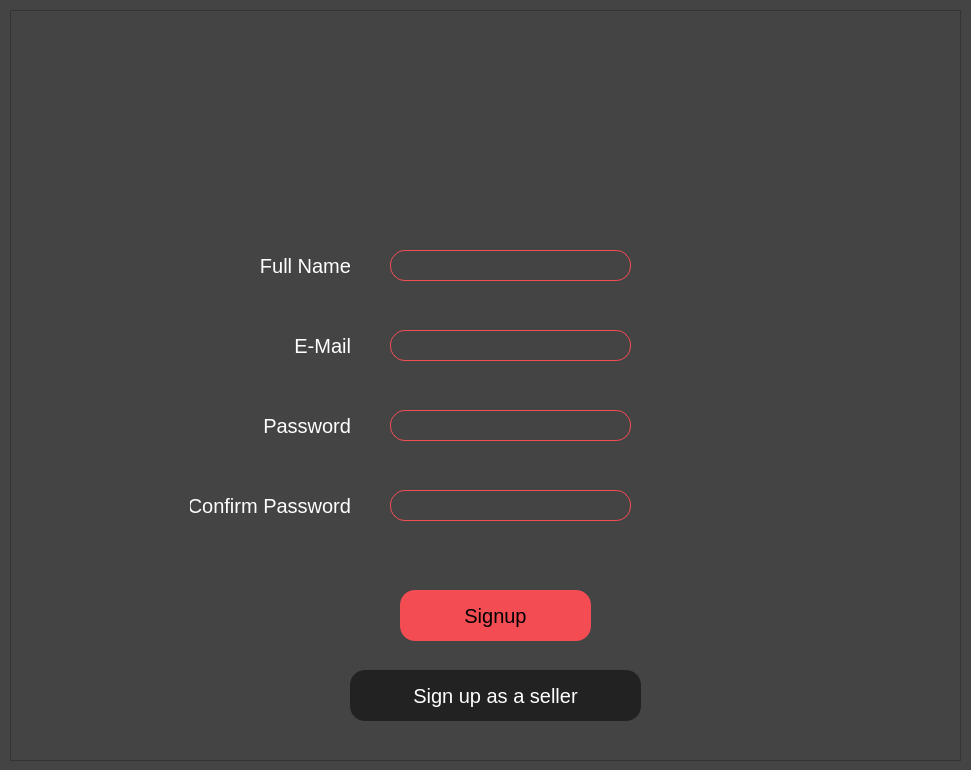
<?xml version="1.0" encoding="UTF-8"?>
<ui version="4.0">
 <class>Dialog</class>
 <widget class="QDialog" name="Dialog">
  <property name="geometry">
   <rect>
    <x>0</x>
    <y>0</y>
    <width>971</width>
    <height>770</height>
   </rect>
  </property>
  <property name="minimumSize">
   <size>
    <width>971</width>
    <height>770</height>
   </size>
  </property>
  <property name="maximumSize">
   <size>
    <width>971</width>
    <height>770</height>
   </size>
  </property>
  <property name="windowTitle">
   <string>Customer Signup</string>
  </property>
  <property name="windowIcon">
   <iconset>
    <normalon>Resources/Icons/Logo.png</normalon>
   </iconset>
  </property>
  <property name="styleSheet">
   <string notr="true">background: #444</string>
  </property>
  <widget class="QFrame" name="frm_Signup">
   <property name="geometry">
    <rect>
     <x>10</x>
     <y>10</y>
     <width>951</width>
     <height>751</height>
    </rect>
   </property>
   <property name="frameShape">
    <enum>QFrame::StyledPanel</enum>
   </property>
   <property name="frameShadow">
    <enum>QFrame::Raised</enum>
   </property>
   <widget class="QLabel" name="lbl_Depot">
    <property name="geometry">
     <rect>
      <x>340</x>
      <y>60</y>
      <width>251</width>
      <height>71</height>
     </rect>
    </property>
    <property name="layoutDirection">
     <enum>Qt::LeftToRight</enum>
    </property>
    <property name="styleSheet">
     <string notr="true">font-family: Calibri Light;
font-size: 50px;
font-weight: bold;</string>
    </property>
    <property name="text">
     <string/>
    </property>
    <property name="pixmap">
     <pixmap>Resources/Icons/depot.png</pixmap>
    </property>
    <property name="alignment">
     <set>Qt::AlignCenter</set>
    </property>
   </widget>
   <widget class="QLineEdit" name="txt_Pass">
    <property name="geometry">
     <rect>
      <x>380</x>
      <y>400</y>
      <width>241</width>
      <height>31</height>
     </rect>
    </property>
    <property name="focusPolicy">
     <enum>Qt::NoFocus</enum>
    </property>
    <property name="styleSheet">
     <string notr="true">border: 1px solid rgb(243, 76, 83);
border-radius: 15px;
padding-left: 10px;
padding-bottom: 1px;
color: white;
font-size: 20px;</string>
    </property>
   </widget>
   <widget class="QLineEdit" name="txt_SelEmail">
    <property name="geometry">
     <rect>
      <x>380</x>
      <y>320</y>
      <width>241</width>
      <height>31</height>
     </rect>
    </property>
    <property name="focusPolicy">
     <enum>Qt::NoFocus</enum>
    </property>
    <property name="styleSheet">
     <string notr="true">border: 1px solid rgb(243, 76, 83);
border-radius: 15px;
padding-left: 10px;
padding-bottom: 1px;
color: white;
font-size: 20px;</string>
    </property>
   </widget>
   <widget class="QLabel" name="lbl_Pass">
    <property name="geometry">
     <rect>
      <x>230</x>
      <y>400</y>
      <width>111</width>
      <height>31</height>
     </rect>
    </property>
    <property name="styleSheet">
     <string notr="true">color: white;
font-size: 20px;</string>
    </property>
    <property name="text">
     <string>Password</string>
    </property>
    <property name="alignment">
     <set>Qt::AlignRight|Qt::AlignTrailing|Qt::AlignVCenter</set>
    </property>
   </widget>
   <widget class="QLabel" name="lbl_Email">
    <property name="geometry">
     <rect>
      <x>230</x>
      <y>320</y>
      <width>111</width>
      <height>31</height>
     </rect>
    </property>
    <property name="styleSheet">
     <string notr="true">color: white;
font-size: 20px;</string>
    </property>
    <property name="text">
     <string>E-Mail</string>
    </property>
    <property name="alignment">
     <set>Qt::AlignRight|Qt::AlignTrailing|Qt::AlignVCenter</set>
    </property>
   </widget>
   <widget class="QLabel" name="lbl_Fname">
    <property name="geometry">
     <rect>
      <x>220</x>
      <y>240</y>
      <width>121</width>
      <height>31</height>
     </rect>
    </property>
    <property name="styleSheet">
     <string notr="true">color: white;
font-size: 20px;</string>
    </property>
    <property name="text">
     <string>Full Name</string>
    </property>
    <property name="alignment">
     <set>Qt::AlignRight|Qt::AlignTrailing|Qt::AlignVCenter</set>
    </property>
   </widget>
   <widget class="QLineEdit" name="lineEdit">
    <property name="geometry">
     <rect>
      <x>380</x>
      <y>240</y>
      <width>241</width>
      <height>31</height>
     </rect>
    </property>
    <property name="focusPolicy">
     <enum>Qt::StrongFocus</enum>
    </property>
    <property name="styleSheet">
     <string notr="true">border: 1px solid rgb(243, 76, 83);
border-radius: 15px;
padding-left: 10px;
padding-bottom: 1px;
color: white;
font-size: 20px;</string>
    </property>
    <property name="text">
     <string/>
    </property>
   </widget>
   <widget class="QLineEdit" name="txt_PassConfirm">
    <property name="geometry">
     <rect>
      <x>380</x>
      <y>480</y>
      <width>241</width>
      <height>31</height>
     </rect>
    </property>
    <property name="focusPolicy">
     <enum>Qt::NoFocus</enum>
    </property>
    <property name="styleSheet">
     <string notr="true">border: 1px solid rgb(243, 76, 83);
border-radius: 15px;
padding-left: 10px;
padding-bottom: 1px;
color: white;
font-size: 20px;</string>
    </property>
   </widget>
   <widget class="QLabel" name="lbl_PassConfirm">
    <property name="geometry">
     <rect>
      <x>180</x>
      <y>480</y>
      <width>161</width>
      <height>31</height>
     </rect>
    </property>
    <property name="styleSheet">
     <string notr="true">color: white;
font-size: 20px;</string>
    </property>
    <property name="text">
     <string>Confirm Password</string>
    </property>
    <property name="alignment">
     <set>Qt::AlignRight|Qt::AlignTrailing|Qt::AlignVCenter</set>
    </property>
   </widget>
   <widget class="QPushButton" name="btn_Signup">
    <property name="geometry">
     <rect>
      <x>390</x>
      <y>580</y>
      <width>191</width>
      <height>51</height>
     </rect>
    </property>
    <property name="styleSheet">
     <string notr="true">border: none;
border-radius: 15px;
background: rgb(243, 76, 83);
font-size: 20px;</string>
    </property>
    <property name="text">
     <string>Signup</string>
    </property>
   </widget>
   <widget class="QPushButton" name="btn_Seller">
    <property name="geometry">
     <rect>
      <x>340</x>
      <y>660</y>
      <width>291</width>
      <height>51</height>
     </rect>
    </property>
    <property name="styleSheet">
     <string notr="true">border: none;
border-radius: 15px;
background: #222;
color: white;
font-size: 20px;
</string>
    </property>
    <property name="text">
     <string>Sign up as a seller</string>
    </property>
   </widget>
  </widget>
 </widget>
 <resources/>
 <connections>
  <connection>
   <sender>txt_SelEmail</sender>
   <signal>returnPressed()</signal>
   <receiver>txt_Pass</receiver>
   <slot>setFocus()</slot>
   <hints>
    <hint type="sourcelabel">
     <x>553</x>
     <y>362</y>
    </hint>
    <hint type="destinationlabel">
     <x>565</x>
     <y>408</y>
    </hint>
   </hints>
  </connection>
  <connection>
   <sender>txt_Pass</sender>
   <signal>returnPressed()</signal>
   <receiver>txt_PassConfirm</receiver>
   <slot>setFocus()</slot>
   <hints>
    <hint type="sourcelabel">
     <x>418</x>
     <y>424</y>
    </hint>
    <hint type="destinationlabel">
     <x>434</x>
     <y>478</y>
    </hint>
   </hints>
  </connection>
  <connection>
   <sender>txt_PassConfirm</sender>
   <signal>returnPressed()</signal>
   <receiver>btn_Signup</receiver>
   <slot>setFocus()</slot>
   <hints>
    <hint type="sourcelabel">
     <x>486</x>
     <y>487</y>
    </hint>
    <hint type="destinationlabel">
     <x>485</x>
     <y>602</y>
    </hint>
   </hints>
  </connection>
 </connections>
</ui>
